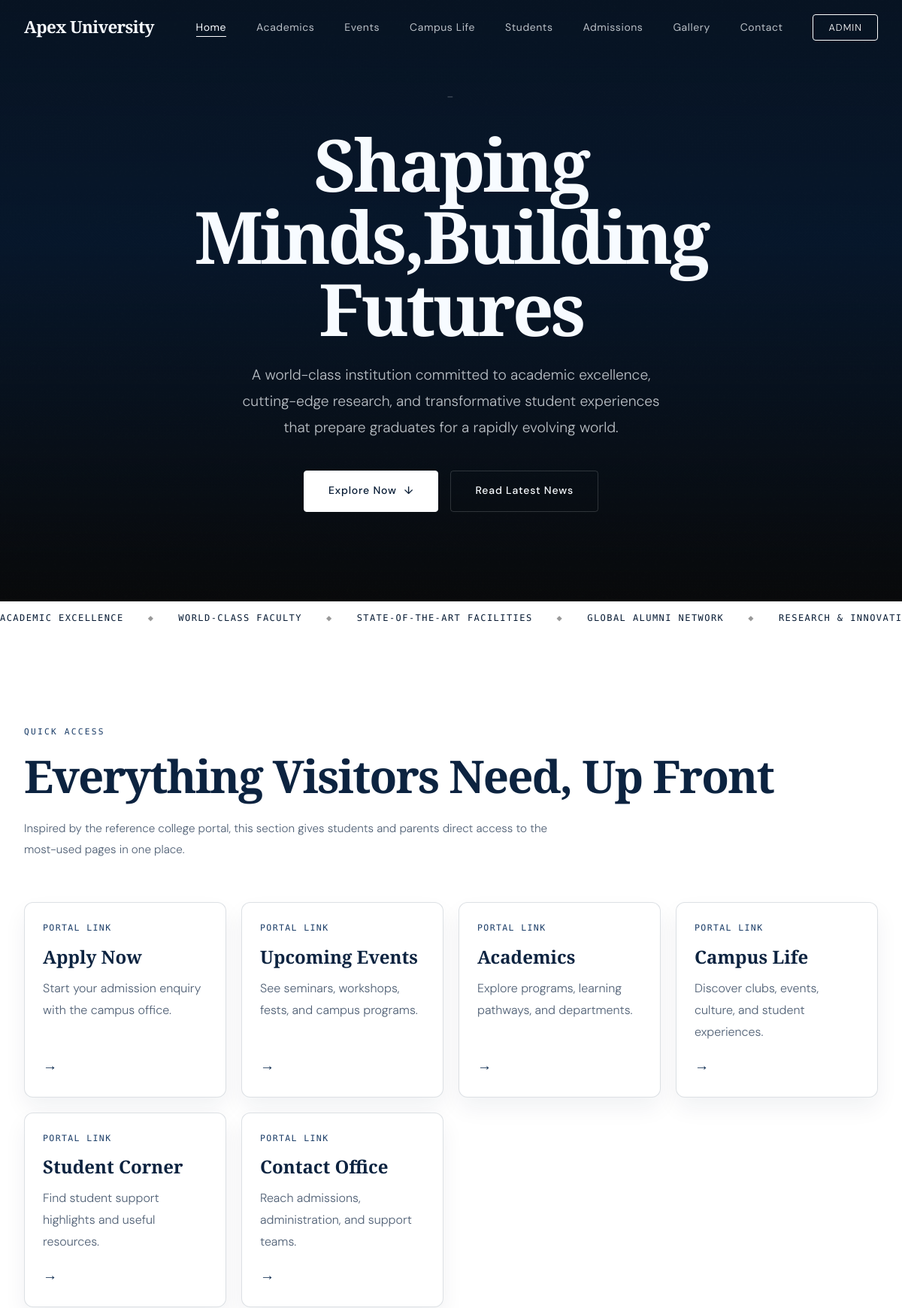
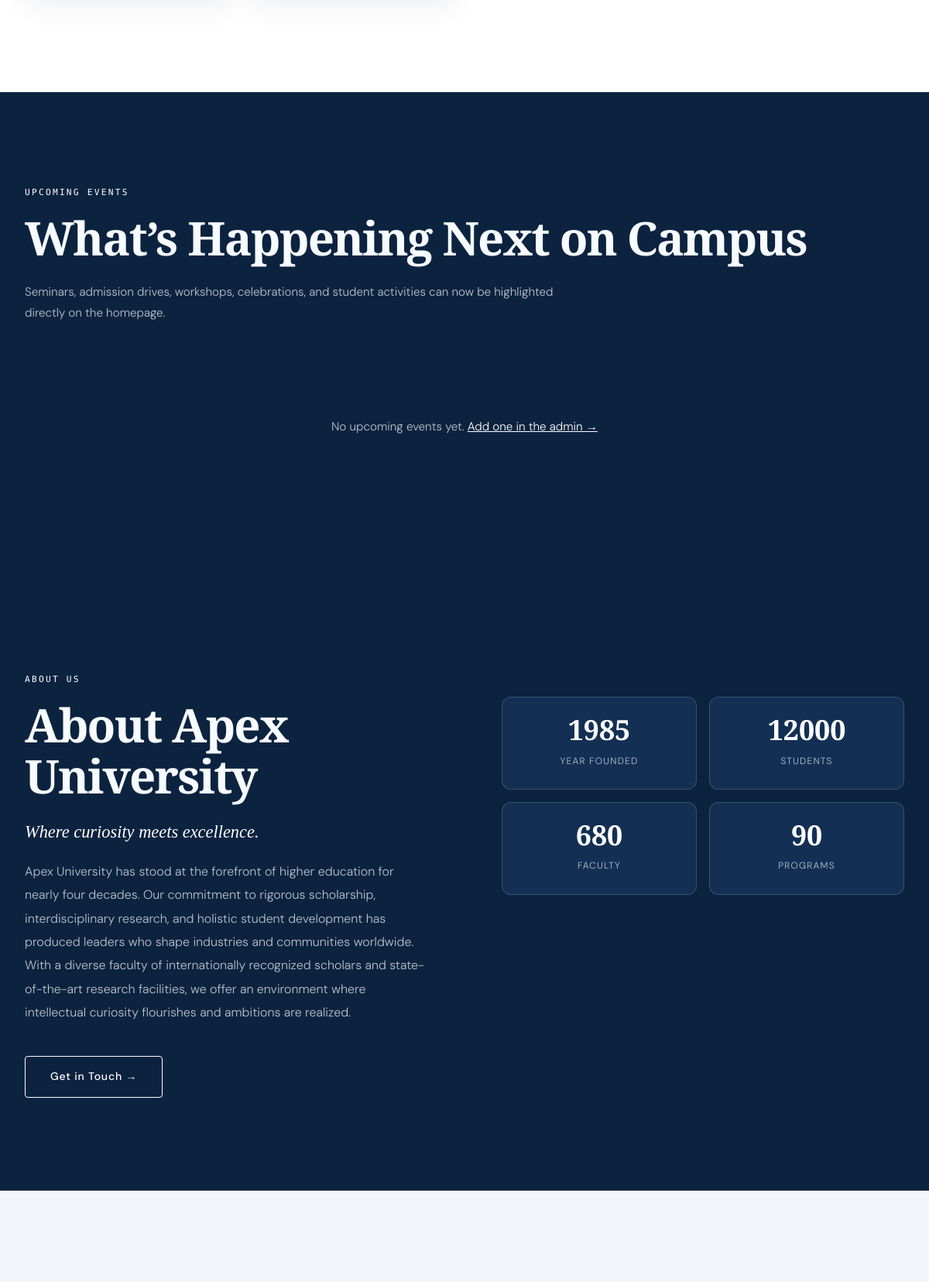
The page / (upper part) on the database its author committed (2 pictures, top to bottom).
### core/models.py (models this page shows, shortened)
class SiteSettings(models.Model):
    college_name = models.CharField(max_length=200, default="Apex University")
    tagline = models.CharField(max_length=300, blank=True)
    logo = models.ImageField(upload_to='site/', blank=True, null=True)
    footer_text = models.TextField(blank=True)
    phone = models.CharField(max_length=50, blank=True)
    email = models.EmailField(blank=True)
    address = models.TextField(blank=True)
    facebook_url = models.URLField(blank=True)
    twitter_url = models.URLField(blank=True)
    instagram_url = models.URLField(blank=True)
    linkedin_url = models.URLField(blank=True)
    youtube_url = models.URLField(blank=True)
    class Meta:
        verbose_name = "Site Settings"
        verbose_name_plural = "Site Settings"

class HeroSection(models.Model):
    title = models.CharField(max_length=200, help_text="Main headline shown on hero")
    subtitle = models.TextField(help_text="Supporting text below the title")
    background_image = models.ImageField(
        upload_to='hero/', blank=True, null=True,
        help_text="Upload a fullscreen background image (JPG/PNG recommended)"
    )
    background_video = models.FileField(
        upload_to='hero/videos/', blank=True, null=True,
        help_text="Upload a background video (MP4). Video takes priority over image if both set."
    )
    cta_text = models.CharField(max_length=100, default="Explore Now", help_text="Call-to-action button text")
    cta_link = models.CharField(max_length=200, default="#about", help_text="CTA button target link")
    is_active = models.BooleanField(default=True, help_text="Only one hero section should be active")
    updated_at = models.DateTimeField(auto_now=True)
    class Meta:
        verbose_name = "Hero Section"
        verbose_name_plural = "Hero Sections"

class AboutUs(models.Model):
    title = models.CharField(max_length=200, default="About Our Institution")
    tagline = models.CharField(max_length=300, blank=True, help_text="Short bold tagline")
    description = models.TextField(help_text="Main about us description (supports HTML)")
    image = models.ImageField(upload_to='about/', blank=True, null=True)
    founded_year = models.CharField(max_length=10, blank=True, help_text="e.g. 1985")
    students_count = models.CharField(max_length=20, blank=True, help_text="e.g. 12,000+")
    faculty_count = models.CharField(max_length=20, blank=True, help_text="e.g. 500+")
    programs_count = models.CharField(max_length=20, blank=True, help_text="e.g. 80+")
    is_active = models.BooleanField(default=True)
    updated_at = models.DateTimeField(auto_now=True)
    class Meta:
        verbose_name = "About Us"
        verbose_name_plural = "About Us"

### core/views.py (the view, shortened to what this page needs)
# urls.py: path('', views.home, name='home'),
def home(request):
    hero = HeroSection.objects.filter(is_active=True).first()
    about = AboutUs.objects.filter(is_active=True).first()
    recent_blogs = Blog.objects.filter(is_published=True)[:3]
    gallery_images = Gallery.objects.filter(is_visible=True)[:8]
    upcoming_events = UpcomingEvent.objects.filter(is_active=True)[:4]
    contact_form = ContactForm()
    admission_form = AdmissionInquiryForm()
    site = get_site_settings()
    portal_content = get_portal_content()
    context = {
        'hero': hero,
        'about': about,
        'recent_blogs': recent_blogs,
        'gallery_images': gallery_images,
        'upcoming_events': upcoming_events,
        'contact_form': contact_form,
        'admission_form': admission_form,
        'site': site,
        **portal_content,
        'page': 'home',
    }
    return render(request, 'core/home.html', context)

### core/models.py (called while the page is built)
    def get_absolute_url(self):
        from django.urls import reverse
        return reverse('blog_detail', kwargs={'slug': self.slug})

### core/views.py (called while the page is built)
def get_site_settings():
    return SiteSettings.objects.first()

### core/templates/core/home.html (shortened to what this page needs)
{% extends 'core/base.html' %}
{% load static %}
{% block content %}
<section id="hero" class="hero-section" aria-label="Hero">
  {% if hero %}
    {% if hero.background_video %}
      <video class="hero-bg-video" autoplay muted loop playsinline>
        <source src="{{ hero.background_video.url }}" type="video/mp4" />
      </video>
    {% elif hero.background_image %}
      <div class="hero-bg-image" style="background-image: url('{{ hero.background_image.url }}');"></div>
    {% else %}
      <div class="hero-bg-gradient"></div>
    {% endif %}
  {% else %}
    <div class="hero-bg-gradient"></div>
  {% endif %}
  <div class="hero-overlay" aria-hidden="true"></div>
  <div class="hero-content">
    <div class="hero-eyebrow">
      <span class="hero-divider" aria-hidden="true">—</span>
    </div>
    <h1 class="hero-title">
      {% if hero %}
        {{ hero.title }}
      {% else %}
        Shaping Minds,<br /><em>Building Futures</em>
      {% endif %}
    </h1>
    <p class="hero-subtitle">
      {% if hero %}
        {{ hero.subtitle }}
      {% else %}
        A world-class institution committed to academic excellence,
        cutting-edge research, and transformative student experiences.
      {% endif %}
    </p>
    <div class="hero-actions">
      <a href="{% if hero %}{{ hero.cta_link }}{% else %}#about{% endif %}" class="btn btn--primary hero-cta">
        {% if hero %}{{ hero.cta_text }}{% else %}Explore Now{% endif %}
        <span class="btn-arrow" aria-hidden="true">↓</span>
      </a>
      <a href="{% url 'blog_list' %}" class="btn btn--ghost">Read Latest News</a>
    </div>
  </div>
</section>
<div class="marquee-strip" aria-hidden="true">
  <div class="marquee-track">
    <span>Academic Excellence</span>
    <span class="marquee-dot">◆</span>
    <span>World-Class Faculty</span>
    <span class="marquee-dot">◆</span>
    <span>State-of-the-Art Facilities</span>
    <span class="marquee-dot">◆</span>
    <span>Global Alumni Network</span>
    <span class="marquee-dot">◆</span>
    <span>Research &amp; Innovation</span>
  </div>
</div>
<section class="quick-links-section section" aria-label="Quick Links">
  <div class="container">
    <div class="section-header">
      <div class="section-label">Quick Access</div>
      <h2 class="section-title">Everything Visitors Need, Up Front</h2>
      <p class="section-intro">Inspired by the reference college portal, this section gives students and parents direct access to the most-used pages in one place.</p>
    </div>
    <div class="quick-links-grid">
      {% for item in quick_links %}
      <a href="{{ item.href }}" class="quick-link-card">
        <span class="quick-link-kicker">Portal Link</span>
        <h3>{{ item.title }}</h3>
        <p>{{ item.description }}</p>
        <span class="quick-link-arrow" aria-hidden="true">→</span>
      </a>
      {% endfor %}
    </div>
  </div>
</section>
<section class="events-section section" aria-label="Upcoming Events">
  <div class="container">
    <div class="section-header">
      <div class="section-label">Upcoming Events</div>
      <h2 class="section-title">What’s Happening Next on Campus</h2>
      <p class="section-intro">Seminars, admission drives, workshops, celebrations, and student activities can now be highlighted directly on the homepage.</p>
    </div>
    {% if upcoming_events %}
    <div class="events-grid">
      {% for event in upcoming_events %}
      <article class="event-card">
        <div class="event-date-block">
          <span class="event-month">{{ event.event_date|date:"M" }}</span>
          <span class="event-day">{{ event.event_date|date:"d" }}</span>
        </div>
        <div class="event-body">
          {% if event.category %}<span class="event-category">{{ event.category }}</span>{% endif %}
          <h3>{{ event.title }}</h3>
          <p>{{ event.summary }}</p>
          <div class="event-meta">
            {% if event.event_time %}<span>{{ event.event_time }}</span>{% endif %}
            {% if event.location %}<span>{{ event.location }}</span>{% endif %}
          </div>
          {% if event.cta_link %}
          <a href="{{ event.cta_link }}" class="section-link">{{ event.cta_text|default:"Learn More" }} →</a>
          {% endif %}
        </div>
      </article>
      {% endfor %}
    </div>
    {% else %}
    <div class="empty-state">
      <p>No upcoming events yet. <a href="/admin/core/upcomingevent/add/">Add one in the admin →</a></p>
    </div>
    {% endif %}
  </div>
</section>
<section id="about" class="about-section section" aria-label="About Us">
  <div class="container">
    {% if about %}
      <div class="about-grid">
        <div class="about-text">
          <div class="section-label reveal-element">About Us</div>
          <h2 class="section-title reveal-element">{{ about.title }}</h2>
          {% if about.tagline %}
            <p class="about-tagline reveal-element">{{ about.tagline }}</p>
          {% endif %}
          <div class="about-description reveal-element">
            {{ about.description|safe }}
          </div>
          <a href="{% url 'contact' %}" class="btn btn--outline reveal-element">Get in Touch →</a>
        </div>
        <div class="about-visual">
          <div class="stats-grid">
            {% if about.founded_year %}
            <div class="stat-card reveal-element">
              <span class="stat-value">{{ about.founded_year }}</span>
              <span class="stat-label">Year Founded</span>
            </div>
            {% endif %}
            {% if about.students_count %}
            <div class="stat-card reveal-element">
              <span class="stat-value counter" data-target="{{ about.students_count }}">{{ about.students_count }}</span>
              <span class="stat-label">Students</span>
            </div>
            {% endif %}
            {% if about.faculty_count %}
            <div class="stat-card reveal-element">
              <span class="stat-value counter" data-target="{{ about.faculty_count }}">{{ about.faculty_count }}</span>
              <span class="stat-label">Faculty</span>
            </div>
            {% endif %}
            {% if about.programs_count %}
            <div class="stat-card reveal-element">
              <span class="stat-value counter" data-target="{{ about.programs_count }}">{{ about.programs_count }}</span>
              <span class="stat-label">Programs</span>
            </div>
            {% endif %}
          </div>
        </div>
      </div>
    {% else %}
      <div class="about-placeholder">
        <p>No About Us content yet. <a href="/admin/core/aboutus/add/">Add it in the admin →</a></p>
      </div>
    {% endif %}
  </div>
</section>
<section class="academics-section section" aria-label="Academics">
</section>
{% endblock %}

### core/templates/core/base.html (shortened to what this page needs)
{% load static %}
<!DOCTYPE html>
<html lang="en">
<head>
  <link rel="stylesheet" href="{% static 'core/css/main.css' %}" />
</head>
<body class="dark-theme">
  <header id="navbar" class="navbar" role="banner">
    <nav class="nav-container" aria-label="Main navigation">
      <a href="{% url 'home' %}" class="nav-logo" aria-label="Homepage">
        {% if site and site.logo %}
          <img src="{{ site.logo.url }}" alt="{{ site.college_name }}" />
        {% else %}
          <span class="logo-text">{% if site %}{{ site.college_name }}{% else %}APEX{% endif %}</span>
        {% endif %}
      </a>
      <ul class="nav-links" role="list">
        <li><a href="{% url 'home' %}#hero" class="nav-link {% if page == 'home' %}active{% endif %}">Home</a></li>
        <li><a href="{% url 'academics' %}" class="nav-link {% if page == 'academics' %}active{% endif %}">Academics</a></li>
        <li><a href="{% url 'events' %}" class="nav-link {% if page == 'events' %}active{% endif %}">Events</a></li>
        <li><a href="{% url 'campus_life' %}" class="nav-link {% if page == 'campus_life' %}active{% endif %}">Campus Life</a></li>
        <li><a href="{% url 'student_corner' %}" class="nav-link {% if page == 'student_corner' %}active{% endif %}">Students</a></li>
        <li><a href="{% url 'admissions' %}" class="nav-link {% if page == 'admissions' %}active{% endif %}">Admissions</a></li>
        <li><a href="{% url 'gallery' %}" class="nav-link {% if page == 'gallery' %}active{% endif %}">Gallery</a></li>
        <li><a href="{% url 'contact' %}" class="nav-link {% if page == 'contact' %}active{% endif %}">Contact</a></li>
        <li><a href="/admin/" class="nav-cta" target="_blank" rel="noopener">Admin</a></li>
      </ul>
    </nav>
  </header>
  <main id="main-content">
    {% block content %}{% endblock %}
  </main>
</body>
</html>

### rows shown on the page
SiteSettings: college_name "Apex University"
HeroSection: title "Shaping Minds,Building Futures", subtitle "A world-class institution committed to academic excellence, cutting-edge research, and transformative student experiences that prepare graduates for a rapidly evolving world.", cta_text "Explore Now"
AboutUs: title "About Apex University", tagline "Where curiosity meets excellence.", description "Apex University has stood at the forefront of higher education for nearly four decades. Our commitment to rigorous scholarship, interdisciplinary research, and holistic student development has produced leaders who shape industries and communities worldwide. With a diverse faculty of internationally recognized scholars and state-of-the-art research facilities, we offer an environment where intellectual curiosity flourishes and ambitions are realized.", founded_year "1985", students_count "12000", faculty_count "680", programs_count "90"

### other values the page prints
{{ item.title }} "Apply Now" "Upcoming Events" "Academics" "Campus Life" "Student Corner" "Contact Office"
{{ item.description }} "Start your admission enquiry with the campus office." "See seminars, workshops, fests, and campus programs." "Explore programs, learning pathways, and departments." "Discover clubs, events, culture, and student experiences." "Find student support highlights and useful resources." "Reach admissions, administration, and support teams."
